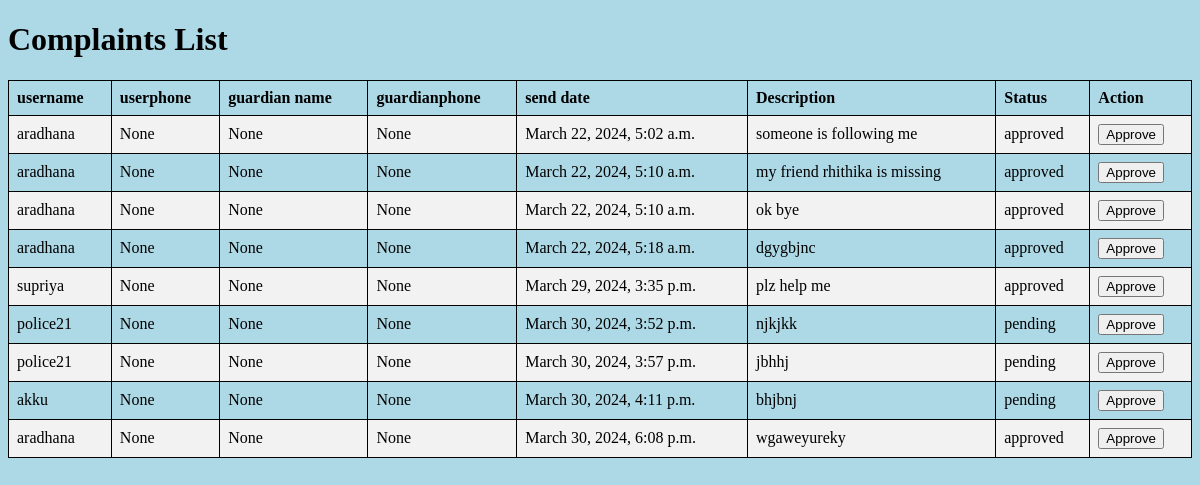
The page /complaintlist/13 (signed in) on the database as committed earlier.
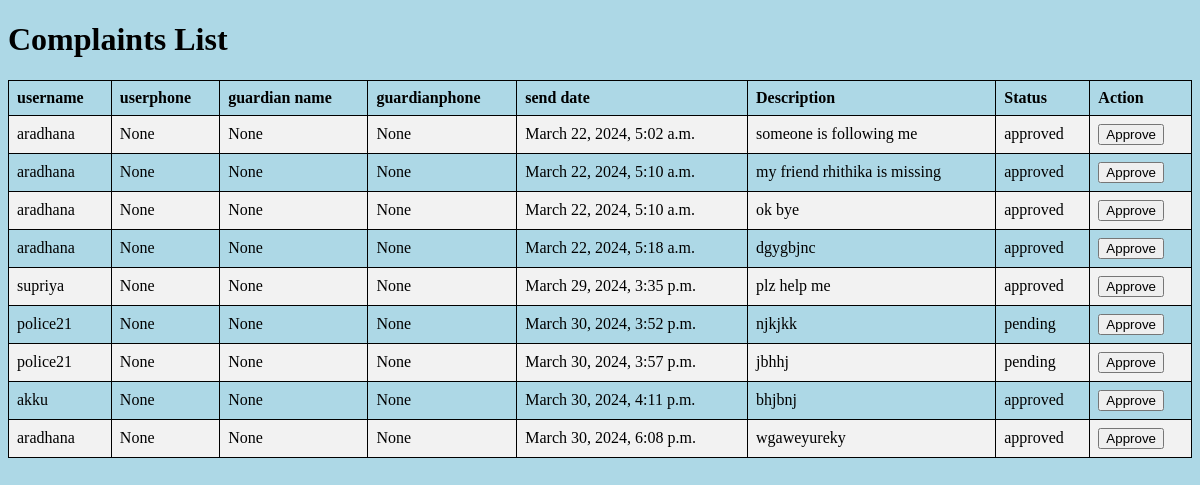
The same page on the database as committed later.
### app/models.py (models this page shows, shortened)
class Complaint(models.Model):
    userphone=models.ForeignKey(UserProfile,on_delete=models.CASCADE,related_name="userph",null=True)
    guardianname =models.ForeignKey(UserProfile,on_delete=models.CASCADE,related_name="guardian",null=True)
    guardianphone=models.ForeignKey(UserProfile,on_delete=models.CASCADE,related_name="guardianph",null=True)
    complainant = models.ForeignKey(User, on_delete=models.CASCADE)
    description = models.TextField()
    date_time = models.DateTimeField(auto_now_add=True)
    status_option={
        ("pending","pending"),
        ("approved","approved")
    }
    status=models.CharField(max_length=200,choices=status_option,default="pending")

class User(AbstractUser):
    ROLE_CHOICES = [
        ("admin","Admin"),
        ("user", "User"),
        ("police","police")
    ]
    role = models.CharField(max_length=200, choices=ROLE_CHOICES, default="user")

### app/views.py (the view)
# urls.py: path("complaintlist/<int:pk>",ComplaintListView.as_view(),name="complaintlist"),
@method_decorator(decs,name="dispatch")
class ComplaintListView(ListView):
    model = Complaint
    template_name = 'police_compalint_list.html'
    context_object_name = 'complaints'

### app/decorator.py (called while the page is built)
def login_required(fn):
    def wrapper(request,*args,**kwargs):
        if not request.user.is_authenticated:
            messages.error(request,"invalid session")
            return redirect("signin")
        else:
            return fn(request,*args,**kwargs)
    return wrapper

### app/templates/police_compalint_list.html (shortened to what this page needs)
<!DOCTYPE html>
<html lang="en">
<head>
</head>
<body style="background-color:lightblue;">
    <h1>Complaints List</h1>
    <div class="container mb-5">
        <div class="row d-flex justify-content-evenly">
            <div class="col-12 border">
                <table>
                    <tr>
                        <th>username</th>
                        <th>userphone</th>
                        <th>guardian name</th>
                        <th>guardianphone</th>
                        <th>send date</th>
                        <th>Description</th>
                        <th>Status</th>
                        <th>Action</th>
                    </tr>
                    {% for complaint in complaints %}
                    <tr>
                        <td>{{ complaint.complainant }}</td>
                        <td>{{ complaint.userphone }}</td>
                        <td>{{ complaint.guardianname}}</td>
                        <td>{{complaint.guardianphone}}</td>
                        <td>{{ complaint.date_time}}</td>
                        <td>{{ complaint.description }}</td>
                        <td>{{ complaint.status }}</td>
                        <td>
                            <form method="post" action="{% url 'approve_complaint' complaint.id %}">
                                <button type="submit">Approve</button>
                            </form>
                        </td>
                    </tr>
                    {% endfor %}
                </table>
            </div>
        </div>
    </div>
</body>
</html>

Rows that differ between the two databases and show on the page:
changed Complaint "March 30, 2024, 4:11 p.m.": status "pending" → "approved"
